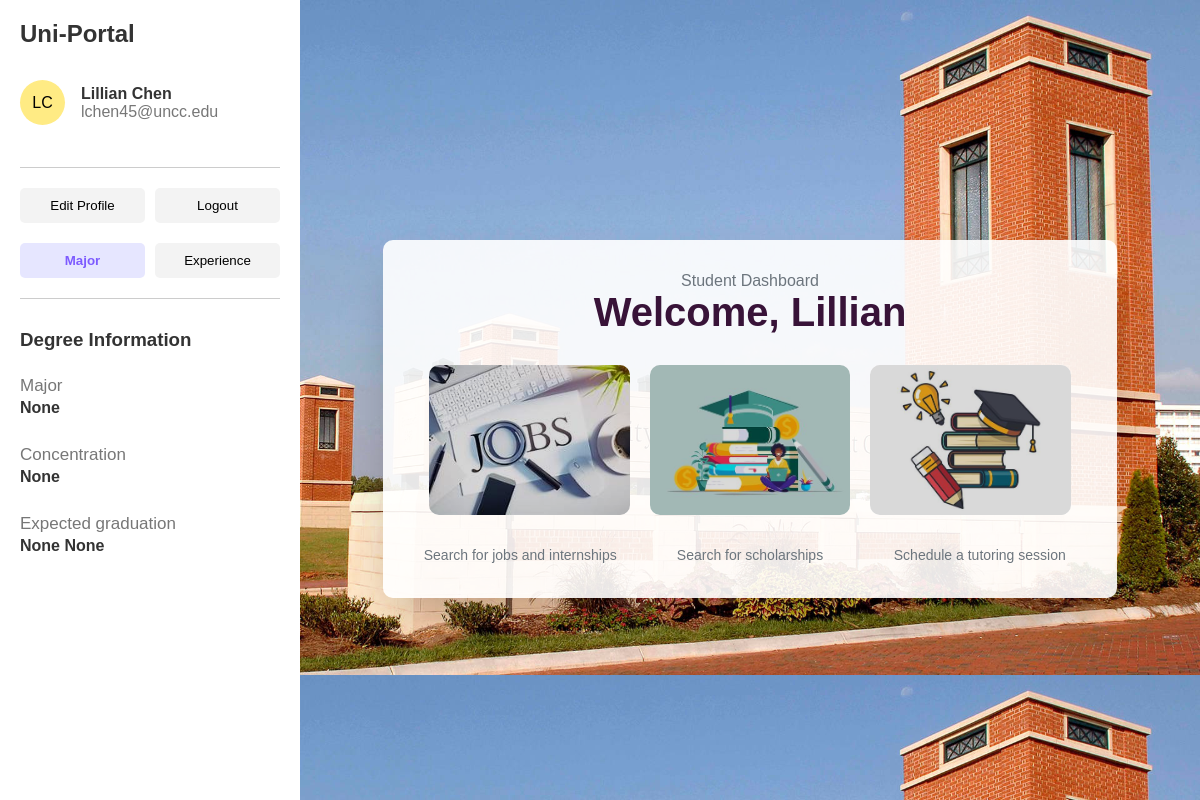
The page /dashboard (signed in) on the database its author committed.
### portal/models.py (models this page shows, shortened)
class User(db.Model, UserMixin):
    id = db.Column(db.Integer(), primary_key=True)
    firstname = db.Column(db.String(length=30), nullable=False, unique=False)
    lastname = db.Column(db.String(length=30), nullable=False, unique=False)
    email_address=db.Column(db.String(length=50), nullable=True, unique=True)
    password_hash= db.Column(db.String(length=60), nullable=False)
    major=db.Column(db.String(length=30), nullable=True)
    concentration=db.Column(db.String(length=30), nullable=True)
    gradmonth=db.Column(db.String(length=30), nullable=True)
    gradyear=db.Column(db.Integer(), nullable=True)
    @property
    def password(self):
        return self.password

### portal/routes.py (the view)
@app.route('/dashboard')
def dashboard_page():
    user = getUser()
    experiences = (Experience.query.filter_by(user_id=user.id)).all()
    experiences = [x.format for x in experiences]
    return render_template('dashboard.html', experiences=experiences, user=user)

### portal/models.py (called while the page is built)
@login_manager.user_loader
def load_user(user_id):
    return User.query.get(int(user_id))

### portal/routes.py (called while the page is built)
def getUser():
    if not current_user.is_authenticated:
        flash(f'Required login for this page is currently disabled. Using maddie as default', category='success')
        user = User.query.filter_by(email_address="mbrow378@uncc.edu").first()
    else:
        user = User.query.filter_by(id=current_user.id).first()
    return user

### portal/templates/dashboard.html (shortened to what this page needs)
<!DOCTYPE html>
<html lang="en">
<head>
</head>
<body>
<div class="sidebar">
    <p id="logo">Uni-Portal</p>
     <div id="user">
        <span id="profile">
            <span>
            {{user.firstname[0]}}{{user.lastname[0]}}
            </span>
        </span>
        <div id="name">
            <strong><p>{{user.firstname}} {{user.lastname}}</p></strong>
            <p style="color: #777;">{{user.email_address}}</p>
        </div>
    </div>
<hr>
    <nav class="tabs">
        <button class="tab"><a href="{{ url_for('profile_page') }}">Edit Profile</a></button>
        <button class="tab"><a href="{{ url_for('logout_page') }}">Logout</a></button>
    </nav>
    <nav class="tabs user">
        <button id="major-btn" class="tab active">Major</button>
        <button id="experience-btn" class="tab">Experience</button>
    </nav>
    <hr>
    <div class="major-section">
        <h3>Degree Information</h3>
            <div style="line-height: 140%; margin-bottom: 1.5rem;">
            <p style="color: #777; font-size: 17px;">Major</p>
            <p><strong> {{ user.major }}</strong></p>
            </div>
            <div style="line-height: 140%; margin-bottom: 1.5rem;">
                <p style="color: #777; font-size: 17px;">Concentration</p>
                <p><strong> {{ user.concentration }}</strong></p>
            </div>
            <div style="line-height: 140%">
                <p style="color: #777; font-size: 17px;">Expected graduation</p>
                <p><strong> {{ user.gradmonth }} {{user.gradyear}}</strong></p>
            </div>
    </div>
</div>
<div class="maincontent">
    <div class="box">
    <div class="header">
        <p>Student Dashboard</p>
        <h1 style="color: #381338;">Welcome, {{user.firstname}}</h1>
    </div>
    <div class="grid">
        <a href="{{ url_for('jobs_page') }}" class="box-button">
            <img src="{{ url_for('static', filename='jobsearch.jpg') }}" alt="Jobs" class="box-image">
        </a>
        <a href="{{ url_for('scholarship_page') }}" class="box-button">
            <img src="{{ url_for('static', filename='scholarship.jpg') }}" alt="Scholarship" class="box-image">
        </a>
        <a href="{{ url_for('tutoring_page') }}" class="box-button">
            <img src="{{ url_for('static', filename='tutoring.jpg') }}" alt="Tutoring" class="box-image">
        </a>
    </div>
    <div class="content">
        <div class="section">
            <p>Search for jobs and internships</p>
        </div>
        <div class="section">
            <p>Search for scholarships</p>
        </div>
        <div class="section">
            <p>Schedule a tutoring session</p>
    </div>
    </div>
</div>
</div>
</body>
</html>

### portal/templates/dashboard.html (style rules this page uses)
#profile { border-radius: 100%; background-color: #FFEB84; height: 45px; width: 45px; display: flex; size: 2rem; align-items: center; justify-content: center; color: #000000; }
[type=button]:not(:disabled), [type=reset]:not(:disabled), [type=submit]:not(:disabled), button:not(:disabled) { cursor: pointer; }
* { margin: 0; padding: 0; box-sizing: border-box; }
body { font-family: Arial, sans-serif; background-color: #f8f8f8; display: flex; }
.sidebar { min-width: 300px; background-color: #fff; color: #333; display: flex; flex-direction: column; padding-top: 20px; min-height: 100vh; background-color: #ffffff; padding: 20px; box-shadow: 2px 0 5px rgba(0, 0, 0, 0.1); }
.maincontent { background-image: url(../static/school.png); background-size: 100%; background-repeat: repeat; background-position: top left; background-attachment: fixed; width: 100%; display: flex; flex-direction: column; align-items: center; padding-top: 30vh; }
.sidebar h3 { margin-top: 20px; margin-bottom: 1.5rem; }
.sidebar p { font-size: 1.0rem; text-wrap: balance; }
.sidebar hr { border: none; border-top: 1px solid #ccc; margin: 10px 0; }
.header { margin-bottom: 20px; text-align: center; }
.header h1 { font-size: 2.5rem; color: #1a1a1a; margin-bottom: 10px; font-weight: bold; }
.header p { font-size: 1rem; color: #6c757d; }
.grid { display: flex; gap: 20px; justify-content: center; margin-top: 30px; }
.box-button { width: 30%; height: 150px; background-color: #eaeaea; border-radius: 10px; justify-content: center; align-items: center; display: flex; text-decoration: none; color: #333; font-size: 1.2rem; font-weight: bold; transition: background-color 0.3s, transform 0.2s; background-image: repeating-linear-gradient( 45deg, #ffffff, #ffffff 10px, #eaeaea 10px, #eaeaea 20px ); }
.content { display: flex; gap: 20px; justify-content: center; margin-top: 30px; }
.content .section { width: 45%; text-align: center; }
.content .section p { font-size: 0.875rem; color: #6c757d; line-height: 1.5; }
#user { display: flex; flex-direction: row; margin-bottom: 2rem; margin-top: 2rem; gap: 1rem; align-items: center; }
.box-image { width: 100%; border-radius: 10px; height: 100%; object-fit: cover; filter: brightness(85%); transition: filter 0.3s; }
.tabs { margin: 10px 0; display: flex; gap: 10px; }
.tab { flex: 1; padding: 10px; text-align: center; background-color: #f3f3f3; border: none; border-radius: 5px; cursor: pointer; }
#logo { font-size: 1.5rem; font-weight: bold; color: #333333; margin: 0; padding: 0; }
.active { background-color: #e6e6ff; font-weight: bold; color: #7d5bff; }
a { text-decoration: none; color: black; }
.box { background-color: rgba(255, 255, 255, .9); padding: 2rem; border-radius: 10px; box-shadow: rgba(0, 0, 0, 0.25) 0px 25px 50px -12px; }

### rows shown on the page
User: firstname "L", lastname "C", firstname "Lillian", lastname "Chen", email_address "lchen45@uncc.edu", major "None", concentration "None", gradmonth "None", gradyear "None"
